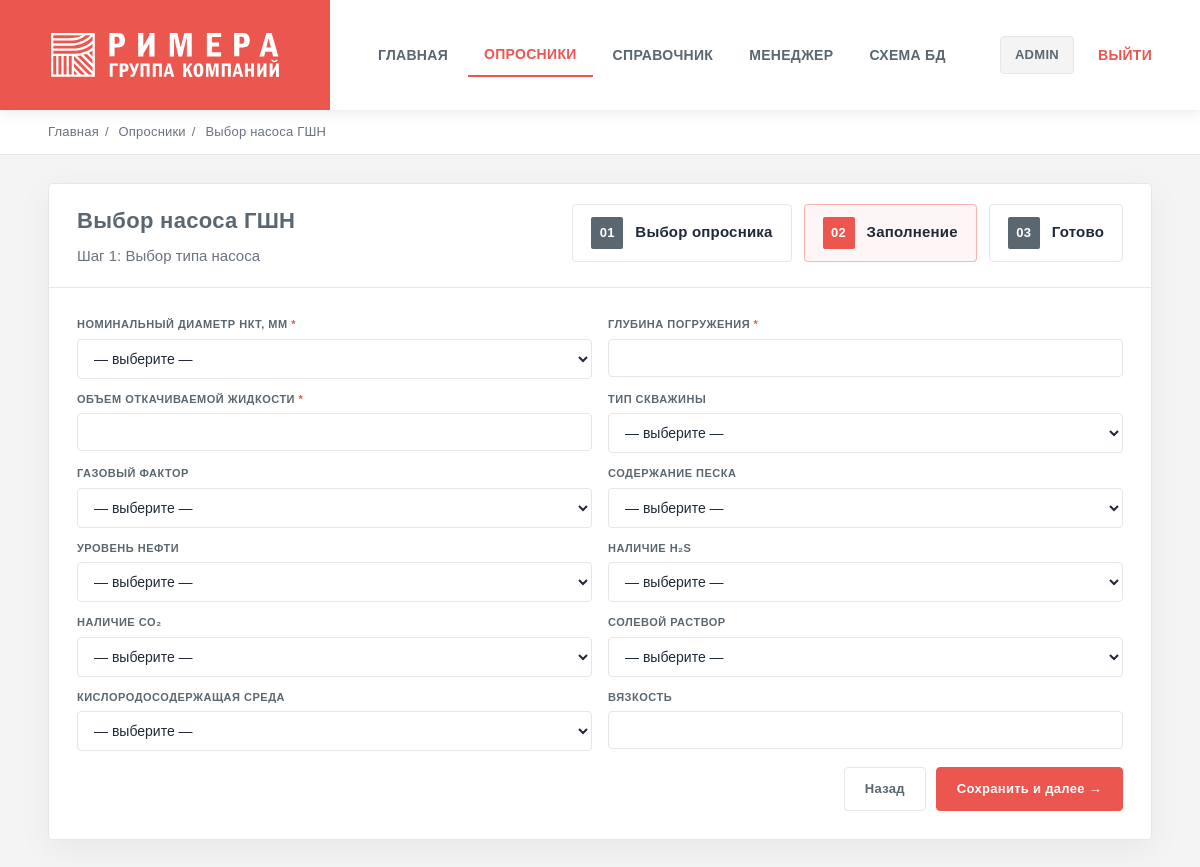
Page /q/vybor_nasosa_gshn_test/step/1/ (signed in) on the committed database.
### questionnaires/models.py (models this page shows, shortened)
class Questionnaire(models.Model):
    slug = models.SlugField(unique=True)
    title = models.CharField(max_length=200)
    description = models.TextField(blank=True)
    is_active = models.BooleanField(default=True)

class QuestionnaireStep(models.Model):
    questionnaire = models.ForeignKey(Questionnaire, on_delete=models.CASCADE, related_name="steps")
    order = models.PositiveIntegerField()
    title = models.CharField(max_length=200, blank=True)
    class Meta:
        unique_together = ("questionnaire", "order")
        ordering = ["order"]

class Question(models.Model):
    TEXT = "text"
    NUMBER = "number"
    SELECT = "select"
    CHECKBOX = "checkbox"
    TYPES = [
        (TEXT, "Text"),
        (NUMBER, "Number"),
        (SELECT, "Select"),
        (CHECKBOX, "Checkbox"),
    ]
    step = models.ForeignKey(QuestionnaireStep, on_delete=models.CASCADE, related_name="questions")
    slug = models.SlugField()
    label = models.CharField(max_length=300)
    help_text = models.CharField(max_length=400, blank=True)
    field_type = models.CharField(max_length=20, choices=TYPES, default=TEXT)
    required = models.BooleanField(default=False)
    class Meta:
        unique_together = ("step", "slug")
    depends_on = models.ForeignKey(
    "self",
    null=True, blank=True,
    on_delete=models.SET_NULL,
    related_name="dependent_questions",
    help_text="Показывать вопрос только если выполнено условие зависимости"
    )
    depends_value = models.CharField(
        max_length=120,
        blank=True,
        help_text="Какое значение должно быть у depends_on (например: sand)"
    )

### questionnaires/views.py (the view, shortened to what this page needs)
# urls.py: path("<slug:slug>/step/<int:step_order>/", views.fill_step, name="fill_step"),
@login_required
def fill_step(request, slug, step_order):
    q = get_object_or_404(Questionnaire, slug=slug, is_active=True)
    step = get_object_or_404(QuestionnaireStep, questionnaire=q, order=step_order)
    draft = _get_draft(request, slug) or {"answers": {}}
    draft_answers = draft.get("answers", {})
    FormClass = build_step_form(step, draft_answers)
    form = FormClass(request.POST or None)
    return render(request, "questionnaires/fill_step.html", {"questionnaire": q, "step": step, "form": form, "draft_answers": draft_answers})

### questionnaires/views.py (called while the page is built)
def _draft_key(slug: str) -> str:
    return f"draft_q_{slug}"

def _get_draft(request, slug: str) -> dict:
    return request.session.get(_draft_key(slug), {})

### templates/questionnaires/fill_step.html (shortened to what this page needs)
{% extends "base.html" %}
{% block crumbs %}
  <div class="crumbs">
    <a href="/">Главная</a><span class="sep">/</span>
    <a href="/q/">Опросники</a><span class="sep">/</span>
    <span>{{ questionnaire.title }}</span>
  </div>
{% endblock %}
{% block content %}
  <div class="card">
    <div class="card-head">
      <div>
        <h1 class="card-title">{{ questionnaire.title }}</h1>
        <div class="card-sub">Шаг {{ step.order }}{% if step.title %}: {{ step.title }}{% endif %}</div>
      </div>
      <div class="stepper">
        <div class="step"><span class="num">01</span> Выбор опросника</div>
        <div class="step active"><span class="num">02</span> Заполнение</div>
        <div class="step"><span class="num">03</span> Готово</div>
      </div>
    </div>
    <div class="card-body">
      <form method="post" id="stepForm">
        <div class="form-grid">
          {% for field in form %}
            <div class="q-row"
                 data-field="{{ field.name }}"
                 data-depends-on="{{ field.field.depends_on|default:'' }}"
                 data-depends-value="{{ field.field.depends_value|default:'' }}">
              <label for="{{ field.id_for_label }}">
                {{ field.label }}{% if field.field.required %} <span class="req">*</span>{% endif %}
              </label>
              {{ field }}
            </div>
          {% endfor %}
        </div>
        <div class="actions">
          <a class="btn ghost" href="/q/">Назад</a>
          <button class="btn primary" type="submit">Сохранить и далее →</button>
        </div>
      </form>
    </div>
  </div>
{% endblock %}

### templates/base.html (shortened to what this page needs)
<!DOCTYPE html>
<html lang="ru">
  <head>
    {% load static %}
    <link rel="stylesheet" href="{% static 'css/main.css' %}" />
  </head>
  <body>
    <header class="top">
      <a class="brand" href="/"><img src="{% static 'img/logo.svg' %}" alt="Ижнефтемаш — Римера" class="brand-logo" /></a>
      <div class="nav-area">
        <nav class="nav">
          <a class="link {% if request.path == '/' %}primary{% endif %}" href="/">Главная</a>
          <a class="link {% if request.path|slice:':3' == '/q/' and 'handbook' not in request.path and 'manager' not in request.path %}primary{% endif %}" href="/q/">Опросники</a>
          <a class="link {% if '/handbook/' in request.path %}primary{% endif %}" href="/q/handbook/">Справочник</a>
          {% if user.is_staff %}
            <a class="link {% if '/manager/' in request.path and 'schema' not in request.path %}primary{% endif %}" href="/q/manager/submissions/">Менеджер</a>
            <a class="link {% if '/schema/' in request.path %}primary{% endif %}" href="/q/manager/schema/">Схема БД</a>
          {% endif %}
        </nav>
        <div style="display:flex; align-items:center; gap:8px;">
          {% if user.is_authenticated %}
            <span class="pill">{{ user.username }}</span>
            <form method="post" action="{% url 'logout' %}" style="display:inline;">
              <button class="link danger" type="submit">Выйти</button>
            </form>
          {% else %}
            <a class="link" href="/accounts/login/">Войти</a>
            <a class="link" href="/accounts/signup/">Регистрация</a>
          {% endif %}
        </div>
      </div>
    </header>
    <div class="wrap">
      {% block crumbs %}
      {% endblock %}
      <div class="page-body">
        {% block content %}
        {% endblock %}
      </div>
    </div>
  </body>
</html>

### rows in the picture
Questionnaire: title "Выбор насоса ГШН"
QuestionnaireStep: order "1", title "Выбор типа насоса"
Question: label "НОМИНАЛЬНЫЙ ДИАМЕТР НКТ, ММ"
Question: label "ГЛУБИНА ПОГРУЖЕНИЯ"
Question: label "ОБЪЕМ ОТКАЧИВАЕМОЙ ЖИДКОСТИ"
Question: label "ТИП СКВАЖИНЫ"
Question: label "ГАЗОВЫЙ ФАКТОР"
Question: label "СОДЕРЖАНИЕ ПЕСКА"
Question: label "УРОВЕНЬ НЕФТИ"
Question: label "НАЛИЧИЕ H₂S"
Question: label "НАЛИЧИЕ CO₂"
Question: label "СОЛЕВОЙ РАСТВОР"
Question: label "КИСЛОРОДОСОДЕРЖАЩАЯ СРЕДА"
Question: label "ВЯЗКОСТЬ"

### other values in the picture
{{ user.username }} "ADMIN"
